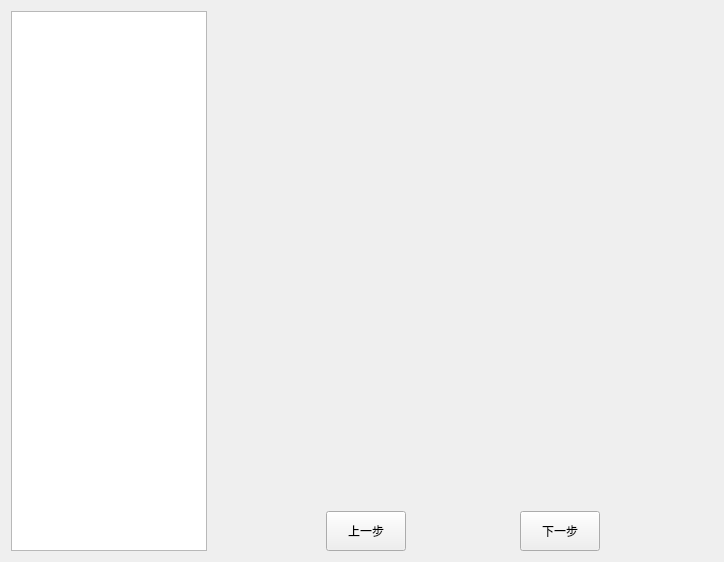
<?xml version="1.0" encoding="UTF-8"?>
<ui version="4.0">
 <class>RePlayWid</class>
 <widget class="QWidget" name="RePlayWid">
  <property name="geometry">
   <rect>
    <x>0</x>
    <y>0</y>
    <width>724</width>
    <height>562</height>
   </rect>
  </property>
  <property name="windowTitle">
   <string>Form</string>
  </property>
  <layout class="QHBoxLayout" name="horizontalLayout_3">
   <item>
    <widget class="QListWidget" name="replaylist"/>
   </item>
   <item>
    <layout class="QVBoxLayout" name="verticalLayout">
     <property name="spacing">
      <number>0</number>
     </property>
     <item>
      <widget class="CDWidget" name="cd_widget" native="true">
       <property name="minimumSize">
        <size>
         <width>500</width>
         <height>500</height>
        </size>
       </property>
       <property name="maximumSize">
        <size>
         <width>500</width>
         <height>500</height>
        </size>
       </property>
      </widget>
     </item>
     <item>
      <layout class="QHBoxLayout" name="horizontalLayout">
       <property name="spacing">
        <number>0</number>
       </property>
       <item>
        <spacer name="horizontalSpacer_2">
         <property name="orientation">
          <enum>Qt::Horizontal</enum>
         </property>
         <property name="sizeHint" stdset="0">
          <size>
           <width>40</width>
           <height>20</height>
          </size>
         </property>
        </spacer>
       </item>
       <item>
        <widget class="QPushButton" name="last_step_btn">
         <property name="minimumSize">
          <size>
           <width>0</width>
           <height>40</height>
          </size>
         </property>
         <property name="text">
          <string>上一步</string>
         </property>
        </widget>
       </item>
       <item>
        <spacer name="horizontalSpacer">
         <property name="orientation">
          <enum>Qt::Horizontal</enum>
         </property>
         <property name="sizeHint" stdset="0">
          <size>
           <width>40</width>
           <height>20</height>
          </size>
         </property>
        </spacer>
       </item>
       <item>
        <widget class="QPushButton" name="next_setp_btn">
         <property name="minimumSize">
          <size>
           <width>0</width>
           <height>40</height>
          </size>
         </property>
         <property name="text">
          <string>下一步</string>
         </property>
        </widget>
       </item>
       <item>
        <spacer name="horizontalSpacer_3">
         <property name="orientation">
          <enum>Qt::Horizontal</enum>
         </property>
         <property name="sizeHint" stdset="0">
          <size>
           <width>40</width>
           <height>20</height>
          </size>
         </property>
        </spacer>
       </item>
      </layout>
     </item>
    </layout>
   </item>
  </layout>
 </widget>
 <customwidgets>
  <customwidget>
   <class>CDWidget</class>
   <extends>QWidget</extends>
   <header location="global">cdwidget.h</header>
   <container>1</container>
  </customwidget>
 </customwidgets>
 <resources/>
 <connections/>
</ui>
